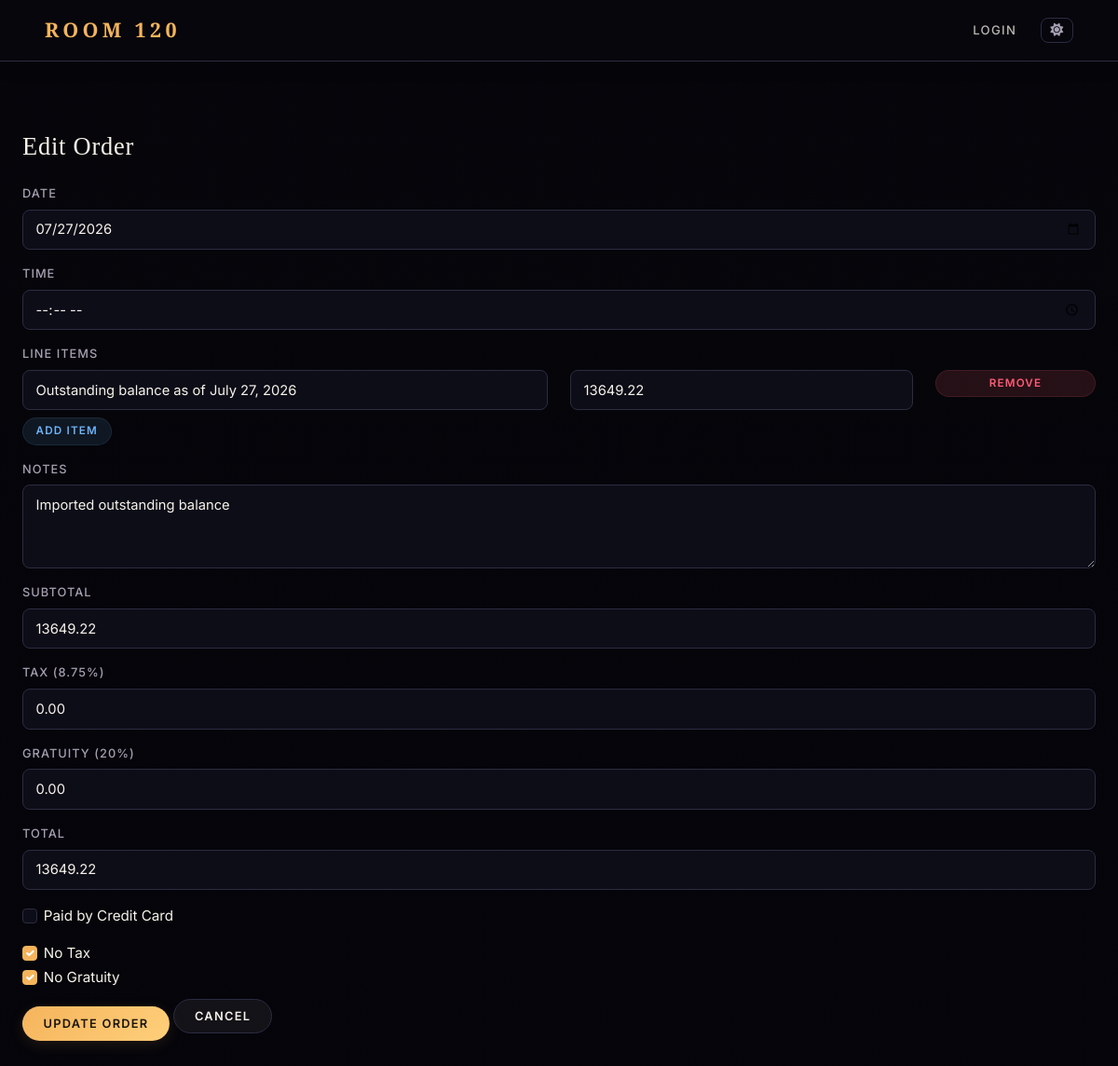
The app's page /order/edit/1 with its own data.
### app.py (models this page shows)
class Order(db.Model):
    id = db.Column(db.Integer, primary_key=True)
    user_id = db.Column(db.Integer, db.ForeignKey('user.id'), nullable=False)
    date = db.Column(db.Date, nullable=False)
    time = db.Column(db.Time, nullable=True)
    subtotal = db.Column(db.Float, nullable=False)
    tax = db.Column(db.Float, nullable=False)
    gratuity = db.Column(db.Float, nullable=False)
    total = db.Column(db.Float, nullable=False)
    paid_by_credit = db.Column(db.Boolean, default=False)
    paid = db.Column(db.Boolean, default=False)  # ✅ Add this line
    notes = db.Column(db.Text, nullable=True)
    user = db.relationship('User', back_populates='orders')
    items = db.relationship('OrderItem', back_populates='order', cascade='all, delete-orphan')

class OrderItem(db.Model):
    id = db.Column(db.Integer, primary_key=True)
    order_id = db.Column(db.Integer, db.ForeignKey('order.id'))
    item_name = db.Column(db.String(100))
    price = db.Column(db.Float)
    order = db.relationship('Order', back_populates='items')

### app.py (the view, shortened to what this page needs)
@app.route('/order/edit/<int:order_id>', methods=['GET', 'POST'])
def edit_order(order_id):
    order = Order.query.get_or_404(order_id)
    user = order.user
    return render_template('edit_order.html', order=order, user=user)

### app.py (called while the page is built)
@app.before_request
def enable_foreign_keys():
    db.session.execute(text('PRAGMA foreign_keys = ON'))

@app.context_processor
def inject_globals():
    user = None
    if session.get('user_id'):
        user = User.query.get(session.get('user_id'))
    try:
        all_types = MembershipType.query.order_by(MembershipType.sort_order, MembershipType.display_name).all()
    except Exception:
        all_types = []
    type_map = {t.name: t for t in all_types}
    active_types = [t for t in all_types if t.is_active]
    return dict(
        current_user=user,
        membership_types=active_types,
        all_membership_types=all_types,
        membership_type_map=type_map,
    )

### templates/edit_order.html (shortened to what this page needs)
﻿{% extends "base.html" %}
{% block content %}
<div class="container-fluid px-4 mt-4">
  <h2 class="mb-4">Edit Order</h2>
  <form method="POST" action="{{ url_for('edit_order', order_id=order.id) }}">
    <div class="mb-3">
      <label for="date" class="form-label">Date</label>
      <input type="date" class="form-control" name="date" value="{{ order.date.strftime('%Y-%m-%d') }}" required>
    </div>
    <div class="mb-3">
      <label for="time" class="form-label">Time</label>
      <input type="time" class="form-control" name="time" value="{{ order.time.strftime('%H:%M') if order.time else '' }}">
    </div>
    <div id="items-section">
      <label class="form-label">Line Items</label>
      {% for item in order.items %}
      <div class="row mb-2 item-row">
        <div class="col-md-6">
          <input type="text" class="form-control" name="item_name" placeholder="Item name" value="{{ item.item_name }}" required>
        </div>
        <div class="col-md-4">
          <input type="number" step="0.01" class="form-control item-price" name="item_price" placeholder="Price" value="{{ '%.2f'|format(item.price) }}" required>
        </div>
        <div class="col-md-2">
          <button type="button" class="btn btn-danger btn-sm remove-item w-100">Remove</button>
        </div>
      </div>
      {% endfor %}
    </div>
    <button type="button" class="btn btn-info btn-sm mb-3" id="add-item">Add Item</button>
    <div class="mb-3">
      <label for="notes" class="form-label">Notes</label>
      <textarea name="notes" class="form-control">{{ order.notes }}</textarea>
    </div>
    <div class="mb-3">
      <label class="form-label">Subtotal</label>
      <input type="text" class="form-control" name="subtotal" id="subtotal" value="{{ '%.2f'|format(order.subtotal) }}" readonly>
    </div>
    <div class="mb-3">
      <label class="form-label">Tax (8.75%)</label>
      <input type="text" class="form-control" name="tax" id="tax" value="{{ '%.2f'|format(order.tax) }}" readonly>
    </div>
    <div class="mb-3">
      <label class="form-label">Gratuity (20%)</label>
      <input type="text" class="form-control" name="gratuity" id="gratuity" value="{{ '%.2f'|format(order.gratuity) }}" readonly>
    </div>
    <div class="mb-3">
      <label class="form-label">Total</label>
      <input type="text" class="form-control" name="total" id="total" value="{{ '%.2f'|format(order.total) }}" readonly>
    </div>
    <div class="form-check mb-3">
      <input class="form-check-input" type="checkbox" name="paid_by_credit" value="1" id="paid_by_credit"
        {% if order.paid_by_credit %}checked{% endif %}>
      <label class="form-check-label" for="paid_by_credit">
        Paid by Credit Card
      </label>
    </div>
    <div class="form-check">
      <input class="form-check-input" type="checkbox" id="no_tax" name="no_tax" {% if order.tax == 0 %}checked{% endif %}>
      <label class="form-check-label" for="no_tax">No Tax</label>
    </div>
    <div class="form-check">
      <input class="form-check-input" type="checkbox" id="no_gratuity" name="no_gratuity" {% if order.gratuity == 0 %}checked{% endif %}>
      <label class="form-check-label" for="no_gratuity">No Gratuity</label>
    </div>
    <button type="submit" class="btn btn-primary mt-3">Update Order</button>
    <a href="{{ url_for('view_member', user_id=order.user_id) }}" class="btn btn-secondary">Cancel</a>
  </form>
</div>
{% endblock %}

### static/css/style_member.css (style rules this page uses)
:root { --bg: #07070d; --bg-elevated: #121220; --bg-soft: #181828; --bg-card: #101020; --border: #2c2c42; --border-light: rgba(255,255,255,0.08); --accent: #f5b45c; --accent-soft: rgba(245,180,92,0.12); --accent-strong: #ffcf7a; --accent-dim: rgba(245,180,92,0.45); --text: #f7f3ea; --text-muted: #a7a0b3; --text-dim: #6a6480; --danger: #ff5c73; --danger-soft: rgba(255,92,115,0.13); --success: #3dd68c; --success-soft: rgba(61,214,140,0.11); --info: #6eb3f7; --info-soft: rgba(110,179,247,0.11); --warning: #f5c842; --warning-soft: rgba(245,200,66,0.11); --nav-bg: rgba(7,7,13,0.97); --nav-link-color: rgba(247,243,234,0.75); --input-bg: rgba(14,14,26,0.95); --input-bg-focus: rgba(16,16,28,0.98); --stripe-bg: rgba(255,255,255,0.03); --header-tint: rgba(255,255,255,0.05); --secondary-btn-bg: rgba(255,255,255,0.06); --secondary-btn-hover: rgba(255,255,255,0.11); --secondary-btn-border:rgba(255,255,255,0.18); --list-tint: rgba(255,255,255,0.03); --hover-tint: rgba(245,180,92,0.06); --body-grad-a: #1c1630; --body-grad-b: #07070d; --toggler-filter: invert(1); --close-filter: invert(1); --shadow: 0 8px 32px rgba(0,0,0,0.5); --shadow-lg: 0 20px 60px rgba(0,0,0,0.7); --nav-h: 66px; --radius: 12px; --radius-sm: 8px; --radius-lg: 18px; --radius-pill:999px; --transition: 0.18s ease; }
*, *::before, *::after { box-sizing: border-box; }
html, body { margin: 0; padding: 0; }
html { scroll-behavior: smooth; }
body { font-family: 'Inter', system-ui, -apple-system, sans-serif; background: var(--bg); color: var(--text); margin: 0; padding: 0; min-height: 100vh; font-size: 0.95rem; line-height: 1.6; }
h1, h2, h3 { font-family: 'Playfair Display', serif; letter-spacing: 0.03em; color: var(--text); }
h2 { font-size: 1.65rem; }
.form-label { color: var(--text-muted); font-size: 0.8rem; font-weight: 500; letter-spacing: 0.08em; text-transform: uppercase; margin-bottom: 0.4rem; }
.form-control, .form-select { background: var(--input-bg) !important; border: 1px solid var(--border) !important; color: var(--text) !important; border-radius: var(--radius-sm) !important; padding: 0.6rem 0.85rem !important; font-size: 0.92rem !important; transition: border-color var(--transition), box-shadow var(--transition), background var(--transition); }
.form-control::placeholder { color: var(--text-dim) !important; }
textarea.form-control { resize: vertical; min-height: 90px; }
.btn { font-size: 0.8rem !important; font-weight: 600 !important; letter-spacing: 0.1em !important; text-transform: uppercase !important; border-radius: var(--radius-pill) !important; padding: 0.5rem 1.35rem !important; transition: all var(--transition) !important; border: 1px solid transparent !important; }
.btn-primary { background: linear-gradient(135deg, var(--accent), var(--accent-strong)) !important; color: #1a150d !important; border-color: transparent !important; box-shadow: 0 4px 16px var(--accent-soft) !important; }
.btn-secondary { background: var(--secondary-btn-bg) !important; color: var(--text) !important; border-color: var(--border) !important; }
.btn-danger { background: var(--danger-soft) !important; color: var(--danger) !important; border-color: var(--danger-soft) !important; }
.btn-info { background: var(--info-soft) !important; color: var(--info) !important; border-color: var(--info-soft) !important; }
.btn-sm { padding: 0.3rem 0.85rem !important; font-size: 0.73rem !important; }
a { color: var(--accent); text-decoration: none; transition: color var(--transition); }
.form-check-input { background-color: var(--input-bg) !important; border-color: var(--border) !important; width: 1rem; height: 1rem; }
.form-check-input:checked { background-color: var(--accent) !important; border-color: var(--accent) !important; }

### records on screen
Order: date "07/27/2026", notes "Imported outstanding balance", subtotal "13649.22", tax "0.00", gratuity "0.00", total "13649.22", tax "☑", gratuity "☑"
OrderItem: item_name "Outstanding balance as of July 27, 2026", item_price "13649.22"
